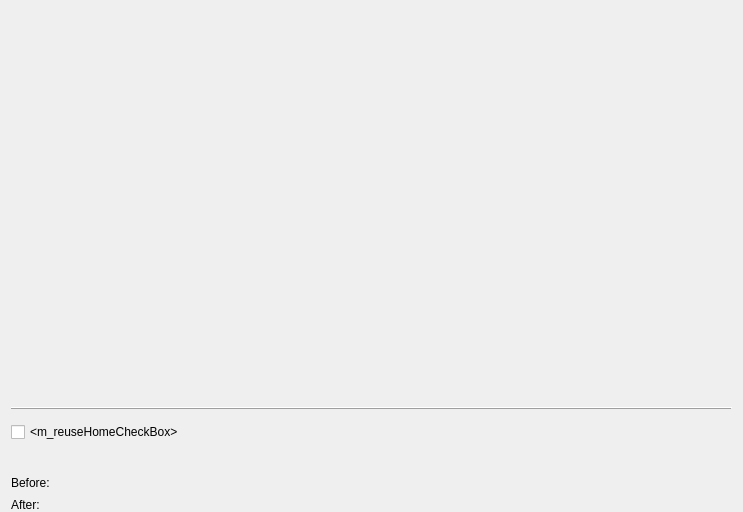
<?xml version="1.0" encoding="UTF-8"?>
<ui version="4.0">
 <author>
SPDX-FileCopyrightText: 2015 Teo Mrnjavac &lt;teo@kde.org&gt;
SPDX-License-Identifier: GPL-3.0-or-later
 </author>
 <class>ChoicePage</class>
 <widget class="QWidget" name="ChoicePage">
  <property name="geometry">
   <rect>
    <x>0</x>
    <y>0</y>
    <width>743</width>
    <height>512</height>
   </rect>
  </property>
  <property name="windowTitle">
   <string>Form</string>
  </property>
  <layout class="QVBoxLayout" name="m_mainLayout" stretch="0,1">
   <property name="bottomMargin">
    <number>0</number>
   </property>
   <item>
    <layout class="QHBoxLayout" name="m_drivesLayout">
     <item>
      <widget class="QLabel" name="m_drivesLabel">
       <property name="toolTip">
        <string notr="true"/>
       </property>
       <property name="text">
        <string notr="true">&lt;m_drivesLabel&gt;</string>
       </property>
      </widget>
     </item>
    </layout>
   </item>
   <item>
    <layout class="QVBoxLayout" name="m_rightLayout" stretch="0,1,0,0,0,0,0">
     <item>
      <widget class="QScrollArea" name="m_itemsScrollArea">
       <property name="frameShape">
        <enum>QFrame::NoFrame</enum>
       </property>
       <property name="frameShadow">
        <enum>QFrame::Plain</enum>
       </property>
       <property name="lineWidth">
        <number>0</number>
       </property>
       <property name="widgetResizable">
        <bool>true</bool>
       </property>
       <widget class="QWidget" name="scrollAreaWidgetContents">
        <property name="geometry">
         <rect>
          <x>0</x>
          <y>0</y>
          <width>729</width>
          <height>233</height>
         </rect>
        </property>
        <layout class="QVBoxLayout" name="m_itemsLayout">
         <property name="leftMargin">
          <number>0</number>
         </property>
         <property name="topMargin">
          <number>0</number>
         </property>
         <property name="rightMargin">
          <number>0</number>
         </property>
         <property name="bottomMargin">
          <number>0</number>
         </property>
        </layout>
       </widget>
      </widget>
     </item>
     <item>
      <widget class="QFrame" name="hLine">
       <property name="frameShape">
        <enum>QFrame::HLine</enum>
       </property>
       <property name="frameShadow">
        <enum>QFrame::Raised</enum>
       </property>
      </widget>
     </item>
     <item>
      <widget class="EncryptWidget" name="m_encryptWidget" native="true"/>
     </item>
     <item>
      <widget class="QCheckBox" name="m_reuseHomeCheckBox">
       <property name="text">
        <string notr="true">&lt;m_reuseHomeCheckBox&gt;</string>
       </property>
      </widget>
     </item>
     <item>
      <widget class="QLabel" name="m_selectLabel">
       <property name="text">
        <string notr="true"/>
       </property>
      </widget>
     </item>
     <item>
      <layout class="QGridLayout" name="beforeAfterGridLayout">
       <property name="verticalSpacing">
        <number>0</number>
       </property>
       <item row="2" column="0">
        <layout class="QVBoxLayout" name="verticalLayout_2">
         <property name="spacing">
          <number>0</number>
         </property>
         <item>
          <spacer name="verticalSpacer_2">
           <property name="orientation">
            <enum>Qt::Vertical</enum>
           </property>
           <property name="sizeType">
            <enum>QSizePolicy::Fixed</enum>
           </property>
           <property name="sizeHint" stdset="0">
            <size>
             <width>20</width>
             <height>8</height>
            </size>
           </property>
          </spacer>
         </item>
         <item>
          <widget class="QLabel" name="m_previewAfterLabel">
           <property name="text">
            <string notr="true">After:</string>
           </property>
           <property name="alignment">
            <set>Qt::AlignLeading|Qt::AlignLeft|Qt::AlignTop</set>
           </property>
          </widget>
         </item>
        </layout>
       </item>
       <item row="0" column="0">
        <layout class="QVBoxLayout" name="verticalLayout">
         <property name="spacing">
          <number>0</number>
         </property>
         <item>
          <spacer name="verticalSpacer">
           <property name="orientation">
            <enum>Qt::Vertical</enum>
           </property>
           <property name="sizeType">
            <enum>QSizePolicy::Fixed</enum>
           </property>
           <property name="sizeHint" stdset="0">
            <size>
             <width>20</width>
             <height>8</height>
            </size>
           </property>
          </spacer>
         </item>
         <item>
          <widget class="QLabel" name="m_previewBeforeLabel">
           <property name="text">
            <string notr="true">Before:</string>
           </property>
           <property name="alignment">
            <set>Qt::AlignLeading|Qt::AlignLeft|Qt::AlignTop</set>
           </property>
          </widget>
         </item>
        </layout>
       </item>
       <item row="0" column="1">
        <widget class="QWidget" name="m_previewBeforeFrame" native="true">
         <property name="sizePolicy">
          <sizepolicy hsizetype="Expanding" vsizetype="Preferred">
           <horstretch>0</horstretch>
           <verstretch>0</verstretch>
          </sizepolicy>
         </property>
        </widget>
       </item>
       <item row="2" column="1">
        <widget class="QWidget" name="m_previewAfterFrame" native="true">
         <property name="sizePolicy">
          <sizepolicy hsizetype="Expanding" vsizetype="Preferred">
           <horstretch>0</horstretch>
           <verstretch>0</verstretch>
          </sizepolicy>
         </property>
        </widget>
       </item>
      </layout>
     </item>
    </layout>
   </item>
  </layout>
 </widget>
 <customwidgets>
  <customwidget>
   <class>EncryptWidget</class>
   <extends>QWidget</extends>
   <header>gui/EncryptWidget.h</header>
   <container>1</container>
  </customwidget>
 </customwidgets>
 <resources/>
 <connections/>
</ui>
